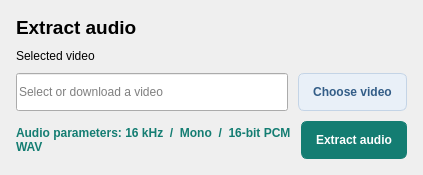
                                  <widget class="QFrame" name="audioCard">
                                    <property name="styleSheet">
                                      <string>QFrame#audioCard {background:#FFFFFF; border:1px solid #DDE6E8; border-radius:10px;}</string>
                                    </property>
                                    <layout class="QVBoxLayout" name="audioCardLayout">
                                      <property name="spacing">
                                        <number>10</number>
                                      </property>
                                      <property name="leftMargin">
                                        <number>16</number>
                                      </property>
                                      <property name="topMargin">
                                        <number>16</number>
                                      </property>
                                      <property name="rightMargin">
                                        <number>16</number>
                                      </property>
                                      <property name="bottomMargin">
                                        <number>16</number>
                                      </property>
                                      <item>
                                        <widget class="QLabel" name="audioCardTitle">
                                          <property name="styleSheet">
                                            <string>font-size:19px; font-weight:600;</string>
                                          </property>
                                          <property name="text">
                                            <string>Extract audio</string>
                                          </property>
                                          <property name="wordWrap">
                                            <bool>true</bool>
                                          </property>
                                        </widget>
                                      </item>
                                      <item>
                                        <widget class="QLabel" name="videoPathLabel">
                                          <property name="text">
                                            <string>Selected video</string>
                                          </property>
                                          <property name="wordWrap">
                                            <bool>true</bool>
                                          </property>
                                        </widget>
                                      </item>
                                      <item>
                                        <layout class="QHBoxLayout" name="videoSelectionRow">
                                          <property name="spacing">
                                            <number>10</number>
                                          </property>
                                          <property name="leftMargin">
                                            <number>0</number>
                                          </property>
                                          <property name="topMargin">
                                            <number>0</number>
                                          </property>
                                          <property name="rightMargin">
                                            <number>0</number>
                                          </property>
                                          <property name="bottomMargin">
                                            <number>0</number>
                                          </property>
                                          <item>
                                            <widget class="QLineEdit" name="videoPathInput">
                                              <property name="minimumSize">
                                                <size>
                                                  <width>0</width>
                                                  <height>38</height>
                                                </size>
                                              </property>
                                              <property name="text">
                                                <string />
                                              </property>
                                              <property name="placeholderText">
                                                <string>Select or download a video</string>
                                              </property>
                                              <property name="clearButtonEnabled">
                                                <bool>true</bool>
                                              </property>
                                            </widget>
                                          </item>
                                          <item>
                                            <widget class="QPushButton" name="chooseVideoButton">
                                              <property name="minimumSize">
                                                <size>
                                                  <width>105</width>
                                                  <height>38</height>
                                                </size>
                                              </property>
                                              <property name="text">
                                                <string>Choose video</string>
                                              </property>
                                              <property name="styleSheet">
                                                <string>QPushButton#chooseVideoButton {background:#E9F0F8; color:#335D87; border:1px solid #C4D4E6; border-radius:6px; padding:8px 14px; font-weight:600;}
QPushButton#chooseVideoButton:hover {background:#DBE7F4;}
QPushButton#chooseVideoButton:pressed {background:#CBDCEF;}
QPushButton#chooseVideoButton:focus {border:2px solid #335D87; padding:7px 13px;}
QPushButton#chooseVideoButton:disabled {background:#EDF1F2; color:#87999D; border:1px solid #D8E1E3;}</string>
                                              </property>
                                            </widget>
                                          </item>
                                        </layout>
                                      </item>
                                      <item>
                                        <layout class="QHBoxLayout" name="audioActionsRow">
                                          <property name="spacing">
                                            <number>10</number>
                                          </property>
                                          <property name="leftMargin">
                                            <number>0</number>
                                          </property>
                                          <property name="topMargin">
                                            <number>0</number>
                                          </property>
                                          <property name="rightMargin">
                                            <number>0</number>
                                          </property>
                                          <property name="bottomMargin">
                                            <number>0</number>
                                          </property>
                                          <item>
                                            <widget class="QLabel" name="audioFormatLabel">
                                              <property name="styleSheet">
                                                <string>color:#147D72; font-weight:600;</string>
                                              </property>
                                              <property name="text">
                                                <string>Audio parameters: 16 kHz  /  Mono  /  16-bit PCM WAV</string>
                                              </property>
                                              <property name="wordWrap">
                                                <bool>true</bool>
                                              </property>
                                            </widget>
                                          </item>
                                          <item>
                                            <widget class="QPushButton" name="extractButton">
                                              <property name="minimumSize">
                                                <size>
                                                  <width>105</width>
                                                  <height>38</height>
                                                </size>
                                              </property>
                                              <property name="styleSheet">
                                                <string>QPushButton#extractButton {background:#147D72; color:#FFFFFF; border:1px solid #147D72; border-radius:6px; padding:8px 14px; font-weight:600;}
QPushButton#extractButton:hover {background:#10695F;}
QPushButton#extractButton:pressed {background:#0D584F;}
QPushButton#extractButton:focus {border:2px solid #173B40; padding:7px 13px;}
QPushButton#extractButton:disabled {background:#EDF1F2; color:#87999D; border:1px solid #D8E1E3;}</string>
                                              </property>
                                              <property name="text">
                                                <string>Extract audio</string>
                                              </property>
                                            </widget>
                                          </item>
                                        </layout>
                                      </item>
                                    </layout>
                                  </widget>
